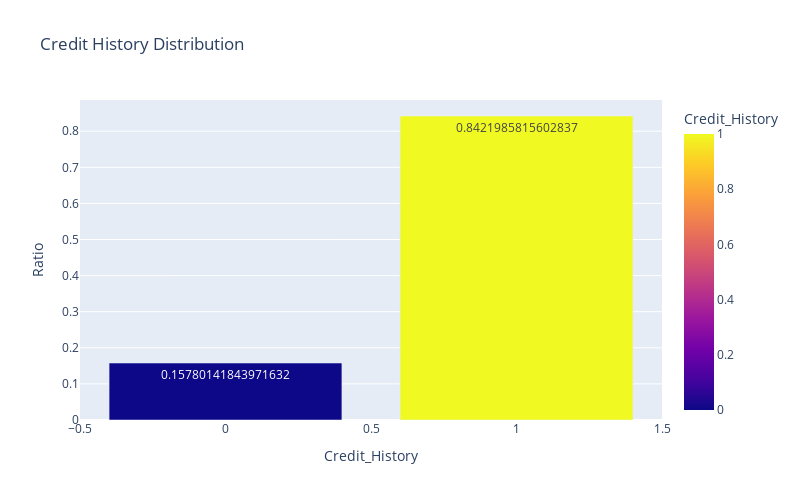

Notebook code cell kept with this figure:
### Markdown cell above
# Credit History Distribution

### Code cell
credit_history_counts = train['Credit_History'].value_counts(normalize=True).reset_index()
credit_history_counts.columns = ['Credit_History', 'Percentage']

fig = px.bar(credit_history_counts,
             x='Credit_History',
             y='Percentage',
             text='Percentage',
             labels={'Percentage': 'Ratio'},
             color='Credit_History',
             color_discrete_sequence=['red', 'green'],
             title='Credit History Distribution',
             hover_data={'Credit_History': False, 'Percentage': ':.2%'},
             width=800, height=500)
fig.show()

### Figure 1 — Plotly figure (JSON) as saved in the notebook; plotly's stock layout.template omitted (floating-point values rounded to 4 significant figures)
{"data": [{"alignmentgroup": "True", "hovertemplate": "Ratio=%{text:.2%}<extra></extra>", "legendgroup": "", "marker": {"color": [1, 0], "coloraxis": "coloraxis", "pattern": {"shape": ""}}, "name": "", "offsetgroup": "", "orientation": "v", "showlegend": false, "text": [0.8422, 0.1578], "textposition": "auto", "type": "bar", "x": [1, 0], "xaxis": "x", "y": [0.8422, 0.1578], "yaxis": "y"}], "layout": {"barmode": "relative", "coloraxis": {"colorbar": {"title": {"text": "Credit_History"}}, "colorscale": [[0, "#0d0887"], [0.1111, "#46039f"], [0.2222, "#7201a8"], [0.3333, "#9c179e"], [0.4444, "#bd3786"], [0.5556, "#d8576b"], [0.6667, "#ed7953"], [0.7778, "#fb9f3a"], [0.8889, "#fdca26"], [1, "#f0f921"]]}, "height": 500, "legend": {"tracegroupgap": 0}, "title": {"text": "Credit History Distribution"}, "width": 800, "xaxis": {"anchor": "y", "domain": [0, 1], "title": {"text": "Credit_History"}}, "yaxis": {"anchor": "x", "domain": [0, 1], "title": {"text": "Ratio"}}}}
